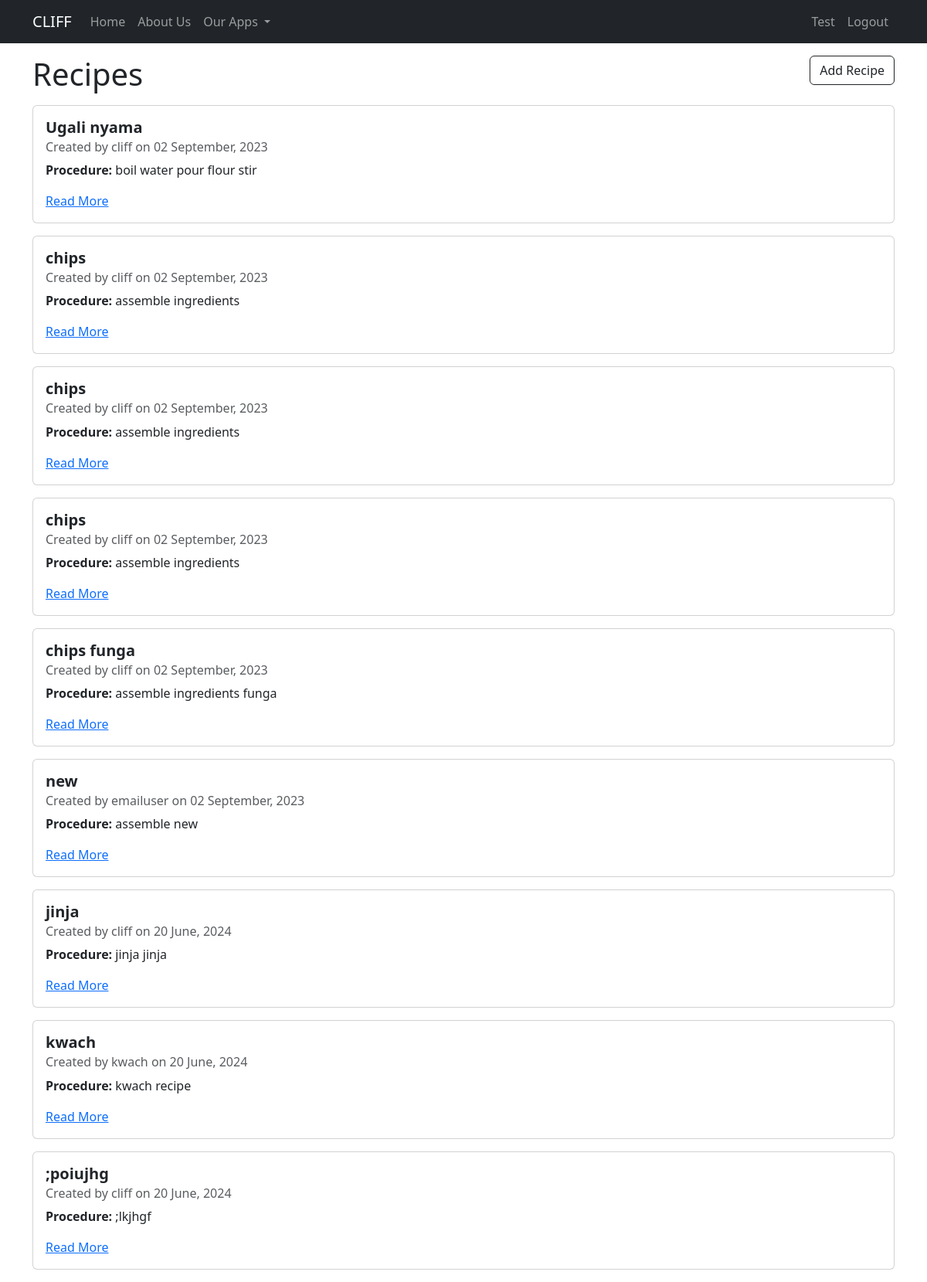
The app's page /recipe/ (signed in) with its own data.
### recipes/models.py (models this page shows, shortened)
class Recipe(models.Model):
    title = models.CharField(max_length=100)
    procedure = models.TextField(max_length=100)
    author = models.ForeignKey(User, on_delete = models.SET_DEFAULT, blank=True, default='none')
    created_at = models.DateTimeField(auto_now_add=True)
    updated_at = models.DateTimeField(auto_now=True)

### recipes/views.py (the view)
# urls.py: path('recipe/', views.RecipeListview.as_view(), name="recipes"),
class RecipeListview(ListView):
    model = models.Recipe
    template_name = 'recipes/index.html'
    context_object_name = 'recipes'

### recipes/templates/recipes/index.html
{% extends 'base.html' %}
{% block content %}
<div class="">
    {% if request.user.is_authenticated %}
    <a style="float: right;" class="btn btn-outline-dark" href="{% url 'recipes-create' %}">Add Recipe</a>
    {% else %}
    <p>
        To create a recipe, you must first <a href="{% url 'recipes-create' %}">login</a> </p>
    {% endif %}
</div>
<h1>Recipes</h1>
<div class="col-md-12 w-100">
        {% for recipe in recipes %}
            <div class="card my-3 me-3 w-100" style="width: 1090px;">
                <div class="card-body w-50">
                    <h5 class="card-title"><strong>{{ recipe.title }}</strong></h5>
                    <h6 class="card-subtitle mb-2 text-muted">Created by {{ recipe.author }} on {{ recipe.created_at|date:"d F, Y" }}</h6>
                    <p class="card-text"><strong>Procedure: </strong> {{ recipe.procedure }}</p>
                    <a href="{% url 'recipes-detail' recipe.pk %}" class="card-link">Read More</a>
                </div>
            </div>
            {% endfor %}
        </div>
{% endblock %}

### recipes/templates/base.html (shortened to what this page needs)
{% load static %}
<!DOCTYPE html>
<html lang="en">
    <head>
    <link rel="stylesheet" href="{% static 'CSS/bootstrap5.css' %}">
</head>
<body>
    <nav class="navbar navbar-expand-lg navbar-dark bg-dark">
        <div class="container">
            <a class="navbar-brand" href="{% url 'index' %}">CLIFF</a>
          <div class="collapse navbar-collapse" id="navbarSupportedContent">
            <ul class="navbar-nav me-auto mb-2 mb-lg-0">
                <li class="nav-item">
                    <a class="nav-link" href="{% url 'index' %}">Home</a>
                </li>
                <li class="nav-item">
                    <a class="nav-link" href="{% url 'about' %}">About Us</a>
                </li>
              <li class="nav-item dropdown">
                <a class="nav-link dropdown-toggle" href="#" role="button" data-bs-toggle="dropdown" aria-expanded="false">
                    Our Apps
                </a>
              </li>
            </ul>
            <ul class="navbar-nav">
                {% if user.is_authenticated %}
                    <li class="nav-item">
                        <a class="nav-link" href="{% url 'profile' %}">{{ user|capfirst }}</a>
                    </li>
                    <li class="nav-item">
                        <a class="nav-link btn btn-sm btn-danger" href="{% url 'logout' %}">Logout</a>
                    </li>
                {% endif %}
        </ul>
          </div>
        </div>
      </nav>
    <div class="container mt-3">
         {% block content %} {% endblock %}
    </div>
</body>
</html>

### records on screen
Recipe: title "Ugali nyama", author "cliff", created_at "02 September, 2023", procedure "boil water pour flour stir"
Recipe: title "chips", author "cliff", created_at "02 September, 2023", procedure "assemble ingredients"
Recipe: title "chips", author "cliff", created_at "02 September, 2023", procedure "assemble ingredients"
Recipe: title "chips", author "cliff", created_at "02 September, 2023", procedure "assemble ingredients"
Recipe: title "chips funga", author "cliff", created_at "02 September, 2023", procedure "assemble ingredients funga"
Recipe: title "new", author "emailuser", created_at "02 September, 2023", procedure "assemble new"
Recipe: title "jinja", author "cliff", created_at "20 June, 2024", procedure "jinja jinja"
Recipe: title "kwach", author "kwach", created_at "20 June, 2024", procedure "kwach recipe"
Recipe: title ";poiujhg", author "cliff", created_at "20 June, 2024", procedure ";lkjhgf"

### other values on screen
{{ user|capfirst }} "Test"
